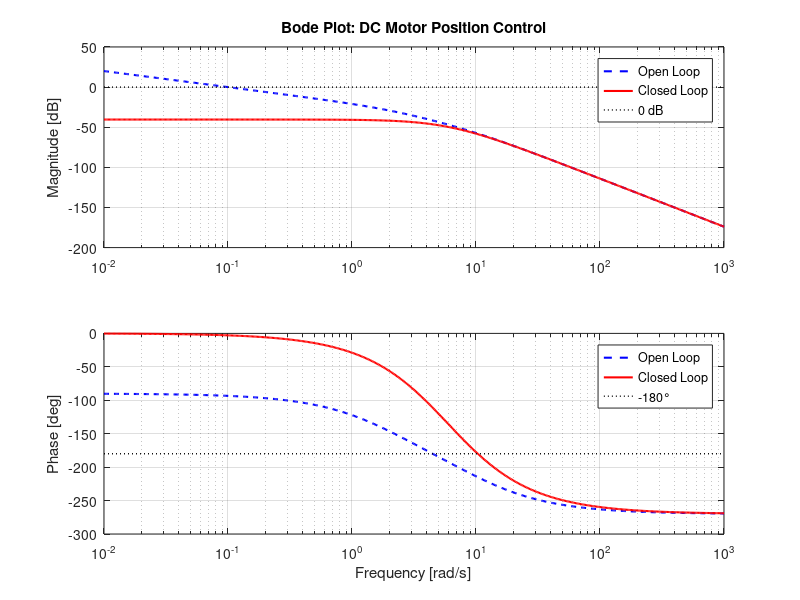
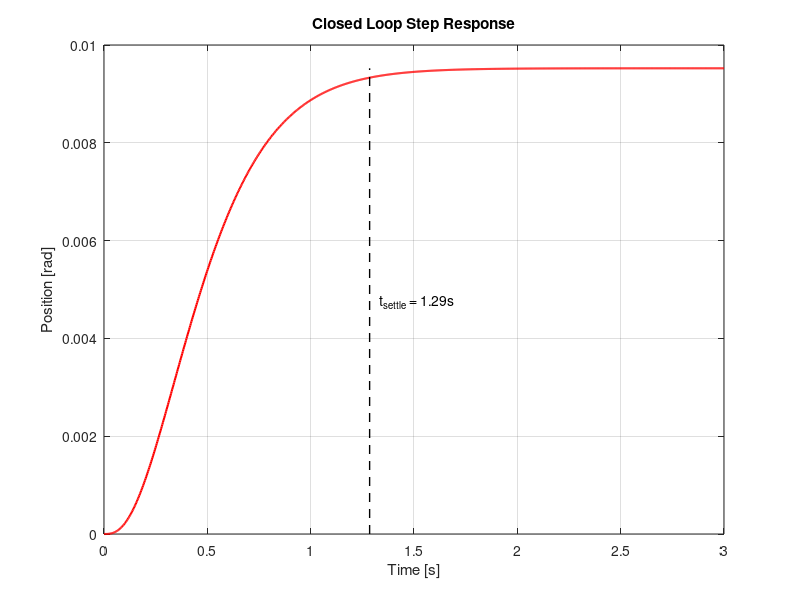
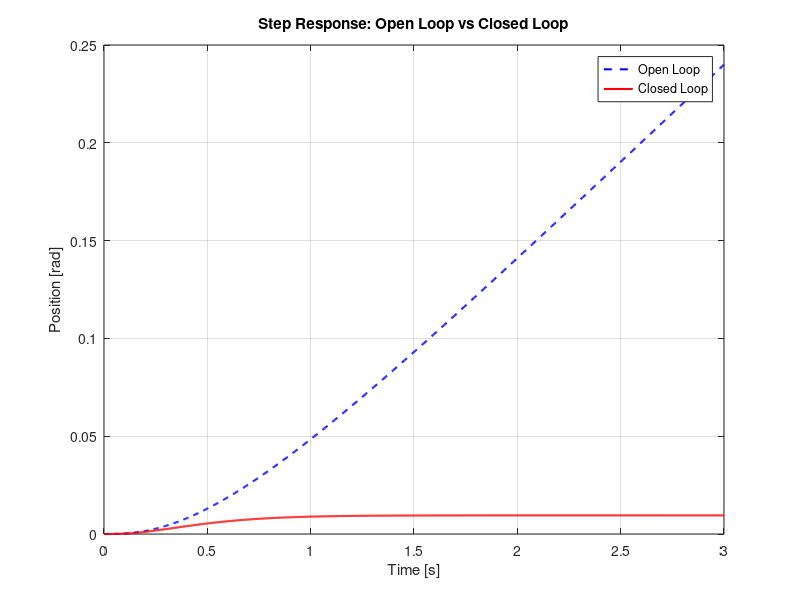

Source code (MATLAB) for these figures, in order:
% DC Motor Position Control
% Based on UofM CTMS model: https://ctms.engin.umich.edu/CTMS/index.php?example=MotorSpeed&section=SystemModeling
% Extended from velocity to position control by adding position state
%
% States: x = [position; velocity; current]
% Input:  u = voltage
% Output: y = position

clear all;
close all;
pkg load control;

% ── Motor Parameters (from UofM example) ─────────────────────────
J = 0.01;    % Moment of inertia [kg⋅m²]
b = 0.1;     % Viscous friction [N⋅m⋅s/rad]
K = 0.01;    % Motor constant [N⋅m/A = V⋅s/rad]
R = 1.0;     % Armature resistance [Ω]
L = 0.5;     % Armature inductance [H]

% ── State Space (UofM velocity model for reference) ───────────────
% x = [velocity; current]
A_uom = [-b/J,  K/J;
         -K/L, -R/L];
B_uom = [0; 1/L];
C_uom = [1, 0];
D_uom = 0;

sys_uom = ss(A_uom, B_uom, C_uom, D_uom);
fprintf('UofM open loop poles:\n');
eig(A_uom)

% ── Extended to Position Control ──────────────────────────────────
% Add position as first state: position_dot = velocity
% x = [position; velocity; current]
A = [0,    1,     0;
     0,  -b/J,  K/J;
     0,  -K/L, -R/L];

B = [0;
     0;
     1/L];

C = [1, 0, 0];   % measure position
D = 0;

sys_ol = ss(A, B, C, D);

fprintf('Extended open loop poles:\n');
ol_poles = eig(A)

% ── Pole Placement ────────────────────────────────────────────────
% 3 states -> need 3 desired poles
% Keep poles real for no oscillation, reasonably fast settling
desired_poles = [-5, -6, -7];
K_gain = place(A, B, desired_poles);

fprintf('Control gains: K = [%.4f, %.4f, %.4f]\n', ...
        K_gain(1), K_gain(2), K_gain(3));

% ── Closed Loop System ────────────────────────────────────────────
A_cl = A - B * K_gain;
sys_cl = ss(A_cl, B, C, D);

fprintf('Closed loop poles:\n');
cl_poles = eig(A_cl)

% Stability assertions
assert(all(real(cl_poles) < 0), ...
       'UNSTABLE: one or more closed loop poles have positive real part!');
assert(max(abs(sort(real(cl_poles)) - sort(real(desired_poles(:))))) < 1e-6, ...
       'Pole placement failed!');

fprintf('Max settling rate (most negative pole): %.2f rad/s\n', min(real(cl_poles)));

% ── Bode Plot ─────────────────────────────────────────────────────
figure(1);
w = logspace(-2, 3, 500);

[mag_ol, phase_ol] = bode(sys_ol, w);
[mag_cl, phase_cl] = bode(sys_cl, w);
mag_ol   = squeeze(mag_ol);
phase_ol = squeeze(phase_ol);
mag_cl   = squeeze(mag_cl);
phase_cl = squeeze(phase_cl);

subplot(2,1,1);
semilogx(w, 20*log10(mag_ol),        'b--', 'LineWidth', 1.5); hold on;
semilogx(w, 20*log10(mag_cl),        'r-',  'LineWidth', 1.5);
semilogx([w(1), w(end)], [0, 0],     'k:',  'LineWidth', 1.0);
ylabel('Magnitude [dB]');
title('Bode Plot: DC Motor Position Control');
legend('Open Loop', 'Closed Loop', '0 dB');
grid on;

subplot(2,1,2);
semilogx(w, phase_ol,                    'b--', 'LineWidth', 1.5); hold on;
semilogx(w, phase_cl,                    'r-',  'LineWidth', 1.5);
semilogx([w(1), w(end)], [-180, -180],   'k:',  'LineWidth', 1.0);
ylabel('Phase [deg]');
xlabel('Frequency [rad/s]');
legend('Open Loop', 'Closed Loop', '-180°');
grid on;

% ── Step Response ─────────────────────────────────────────────────
figure(2);
t = linspace(0, 3, 1000);
[y_cl, t_cl] = step(sys_cl, t);

steady_state = y_cl(end);
settled = find(abs(y_cl - steady_state) > 0.02 * abs(steady_state));

plot(t_cl, y_cl, 'r-', 'LineWidth', 1.5); hold on;

if ~isempty(settled)
    t_settle = t_cl(settled(end));
    fprintf('Settling time (2%%): %.3f s\n', t_settle);
    plot([t_settle, t_settle], [0, steady_state], 'k--', 'LineWidth', 1.0);
    text(t_settle + 0.05, steady_state * 0.5, ...
         sprintf('t_{settle} = %.2fs', t_settle));
end

xlabel('Time [s]');
ylabel('Position [rad]');
title('Closed Loop Step Response');
grid on;

% ── Open Loop Step Response ───────────────────────────────────────
figure(3);
t = linspace(0, 3, 1000);

% Open loop will likely rail so limit the time window
[y_ol, t_ol] = step(sys_ol, t);
[y_cl, t_cl] = step(sys_cl, t);

plot(t_ol, y_ol, 'b--', 'LineWidth', 1.5); hold on;
plot(t_cl, y_cl, 'r-',  'LineWidth', 1.5);

xlabel('Time [s]');
ylabel('Position [rad]');
title('Step Response: Open Loop vs Closed Loop');
legend('Open Loop', 'Closed Loop');
grid on;

% ── Unstable Example ──────────────────────────────────────────────
fprintf('\n--- Attempting unstable pole placement ---\n');
bad_poles = [2, -5, -6];   % positive real part -> unstable
K_bad     = place(A, B, bad_poles);
A_bad     = A - B * K_bad;
bad_eigs  = eig(A_bad);

fprintf('Bad closed loop poles: [%.3f, %.3f, %.3f]\n', ...
        bad_eigs(1), bad_eigs(2), bad_eigs(3));
if any(real(bad_eigs) > 0)
    fprintf('UNSTABLE SYSTEM DETECTED - would be a compile error in C++\n');
end
